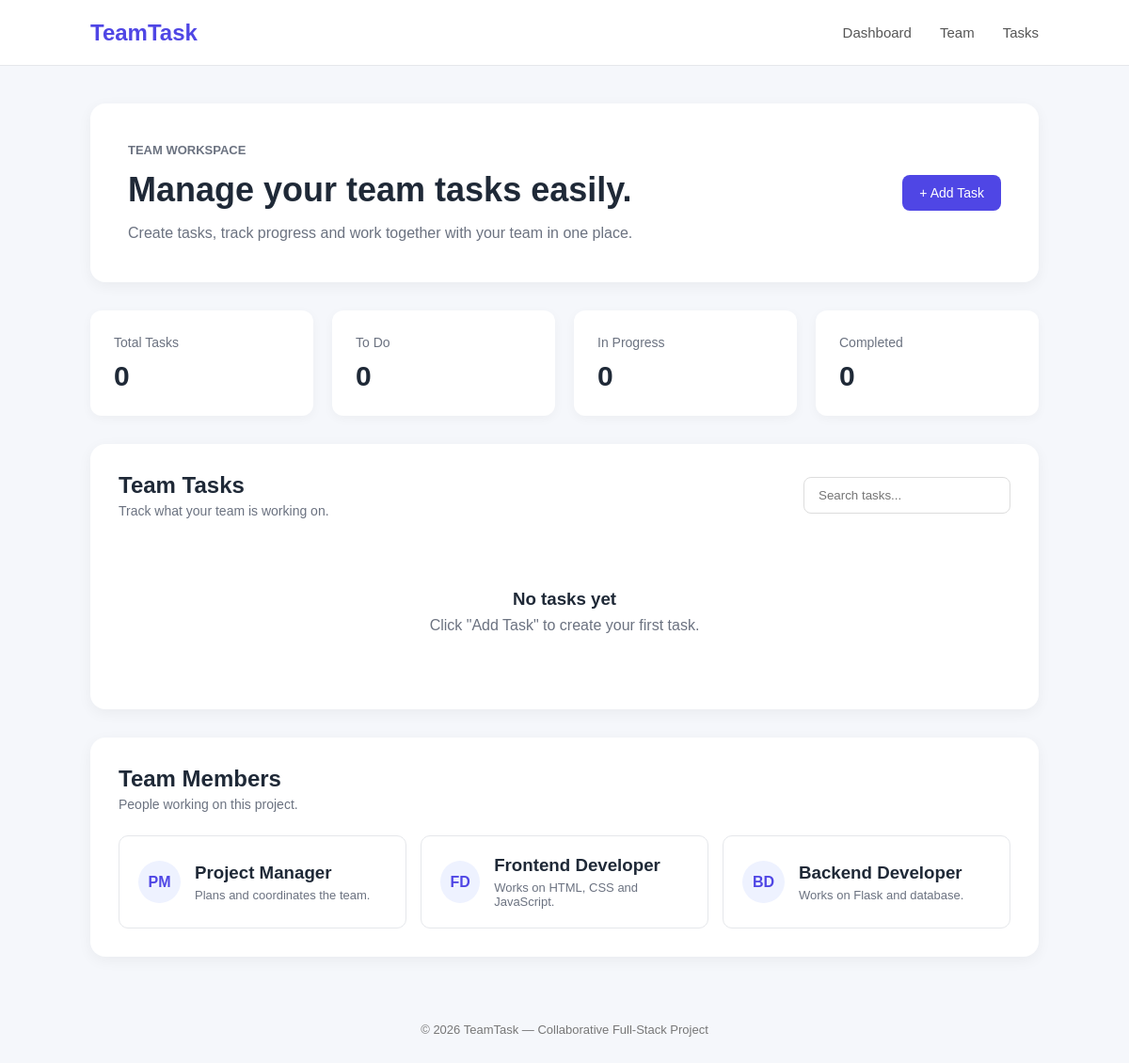
Before: / with the older database file.
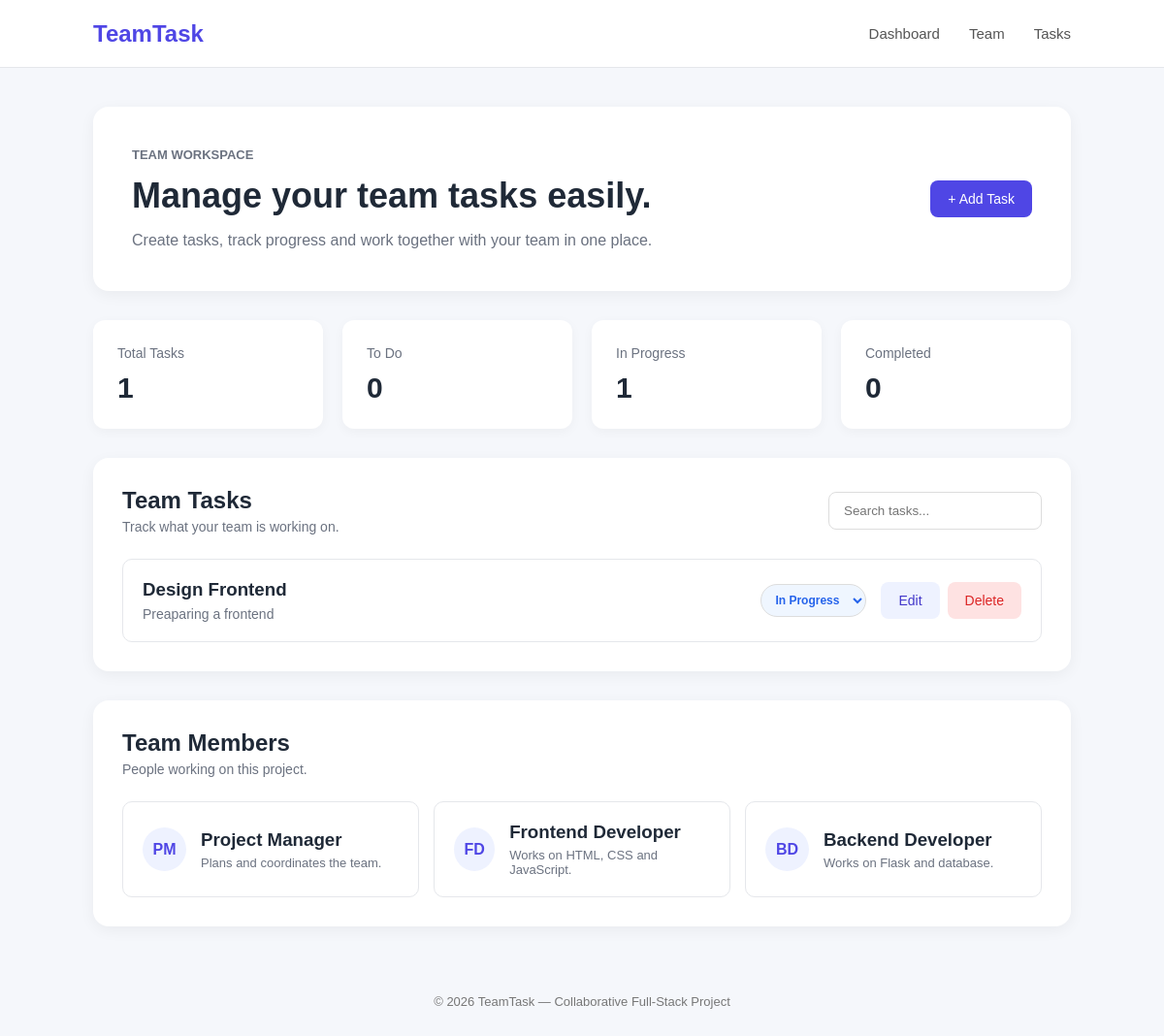
After: the same page with the newer database file.
### tables this page shows
CREATE TABLE tasks (
            id INTEGER PRIMARY KEY AUTOINCREMENT,
            name TEXT NOT NULL,
            description TEXT,
            status TEXT NOT NULL
        );

### app.py (the view)
@app.route("/")
def home():
    connection = get_db_connection()
    tasks = connection.execute(
        "SELECT * FROM tasks ORDER BY id DESC"
    ).fetchall()
    connection.close()
    return render_template("index.html", tasks=tasks)

### app.py (called while the page is built)
def get_db_connection():
    connection = sqlite3.connect(DATABASE)
    connection.row_factory = sqlite3.Row
    return connection

### templates/index.html (shortened to what this page needs)
<!DOCTYPE html>
<html lang="en">
<head>
    <link rel="stylesheet"
          href="{{ url_for('static', filename='css/style.css') }}">
</head>
<body>
<header>
    <div class="logo">
        TeamTask
    </div>
    <nav>
        <a href="/">Dashboard</a>
        <a href="#team">Team</a>
        <a href="#tasks">Tasks</a>
    </nav>
</header>
<main>
    <section class="welcome">
        <div>
            <p class="small-title">TEAM WORKSPACE</p>
            <h1>
                Manage your team tasks easily.
            </h1>
            <p>
                Create tasks, track progress and work together
                with your team in one place.
            </p>
        </div>
        <button onclick="openAddModal()">
            + Add Task
        </button>
    </section>
    <section class="stats">
        <div class="stat-card">
            <span>Total Tasks</span>
            <h2 id="totalTasks">
                {{ tasks|length }}
            </h2>
        </div>
        <div class="stat-card">
            <span>To Do</span>
            <h2 id="todoTasks">
                {{ tasks|selectattr("status", "equalto", "todo")|list|length }}
            </h2>
        </div>
        <div class="stat-card">
            <span>In Progress</span>
            <h2 id="progressTasks">
                {{ tasks|selectattr("status", "equalto", "progress")|list|length }}
            </h2>
        </div>
        <div class="stat-card">
            <span>Completed</span>
            <h2 id="completedTasks">
                {{ tasks|selectattr("status", "equalto", "completed")|list|length }}
            </h2>
        </div>
    </section>
    <section class="tasks-section" id="tasks">
        <div class="section-heading">
            <div>
                <h2>Team Tasks</h2>
                <p>
                    Track what your team is working on.
                </p>
            </div>
            <input
                type="text"
                id="searchTask"
                placeholder="Search tasks..."
                onkeyup="searchTasks()"
            >
        </div>
        <div class="task-list" id="taskList">
            {% if tasks %}
                {% for task in tasks %}
                <div class="task-card"
                     data-task-id="{{ task['id'] }}">
                    <div class="task-info">
                        <h3>
                            {{ task["name"] }}
                        </h3>
                        <p>
                            {{ task["description"] or "No description provided." }}
                        </p>
                    </div>
                    <select
                        class="status-select {{ task['status'] }}"
                        onchange="changeStatus({{ task['id'] }}, this.value)"
                    >
                        <option value="progress"
                            {% if task["status"] == "progress" %}selected{% endif %}>
                            In Progress
                        </option>
                    </select>
                    <div class="task-actions">
                        <button
                            class="edit-btn"
                            onclick="openEditModal(
                                {{ task['id'] }},
                                {{ task['name']|tojson }},
                                {{ (task['description'] or '')|tojson }},
                                {{ task['status']|tojson }}
                            )"
                        >
                            Edit
                        </button>
                        <button
                            class="delete-btn"
                            onclick="deleteTask({{ task['id'] }})"
                        >
                            Delete
                        </button>
                    </div>
                </div>
                {% endfor %}
            {% else %}
                <div class="empty-state">
                    <h3>No tasks yet</h3>
                    <p>
                        Click "Add Task" to create your first task.
                    </p>
                </div>
            {% endif %}
        </div>
    </section>
    <section class="tasks-section team-section" id="team">
        <div class="section-heading">
            <div>
                <h2>Team Members</h2>
                <p>
                    People working on this project.
                </p>
            </div>
        </div>
        <div class="team-grid">
            <div class="member-card">
                <div class="avatar">PM</div>
                <div>
                    <h3>Project Manager</h3>
                    <p>Plans and coordinates the team.</p>
                </div>
            </div>
            <div class="member-card">
                <div class="avatar">FD</div>
                <div>
                    <h3>Frontend Developer</h3>
                    <p>Works on HTML, CSS and JavaScript.</p>
                </div>
            </div>
            <div class="member-card">
                <div class="avatar">BD</div>
                <div>
                    <h3>Backend Developer</h3>
                    <p>Works on Flask and database.</p>
                </div>
            </div>
        </div>
    </section>
</main>
<footer>
    <p>
        © 2026 TeamTask — Collaborative Full-Stack Project
    </p>
</footer>
</body>
</html>

### static/css/style.css (style rules this page uses)
* { margin: 0; padding: 0; box-sizing: border-box; font-family: Arial, sans-serif; }
body { background: #f5f7fb; color: #1f2937; }
header { background: white; height: 70px; display: flex; align-items: center; justify-content: space-between; padding: 0 8%; border-bottom: 1px solid #e5e7eb; }
.logo { font-size: 24px; font-weight: bold; color: #4f46e5; }
nav { display: flex; gap: 30px; }
nav a { text-decoration: none; color: #555; font-size: 15px; }
main { width: 84%; max-width: 1200px; margin: 40px auto; }
.welcome { background: white; padding: 40px; border-radius: 16px; display: flex; justify-content: space-between; align-items: center; box-shadow: 0 4px 15px rgba(0, 0, 0, 0.05); }
.small-title { color: #4f46e5; font-size: 13px; font-weight: bold; margin-bottom: 10px; }
.welcome h1 { font-size: 36px; margin-bottom: 12px; }
.welcome p { color: #6b7280; line-height: 1.6; }
button { border: none; cursor: pointer; border-radius: 8px; padding: 11px 18px; font-size: 14px; }
.welcome button, #saveButton { background: #4f46e5; color: white; }
.stats { display: grid; grid-template-columns: repeat(4, 1fr); gap: 20px; margin: 30px 0; }
.stat-card { background: white; padding: 25px; border-radius: 12px; box-shadow: 0 3px 12px rgba(0, 0, 0, 0.04); }
.stat-card span { color: #6b7280; font-size: 14px; }
.stat-card h2 { margin-top: 10px; font-size: 30px; }
.tasks-section { background: white; padding: 30px; border-radius: 16px; box-shadow: 0 4px 15px rgba(0, 0, 0, 0.05); }
.section-heading { display: flex; justify-content: space-between; align-items: center; margin-bottom: 25px; }
.section-heading h2 { margin-bottom: 5px; }
.section-heading p { color: #6b7280; font-size: 14px; }
#searchTask { padding: 11px 15px; border: 1px solid #ddd; border-radius: 8px; width: 220px; }
.task-list { display: flex; flex-direction: column; gap: 15px; }
.task-card { border: 1px solid #e5e7eb; padding: 20px; border-radius: 10px; display: flex; align-items: center; gap: 15px; }
.task-info { flex: 1; }
.task-card h3 { margin-bottom: 6px; }
.task-card p { color: #6b7280; font-size: 14px; }
.status-select { padding: 8px 10px; border-radius: 20px; border: 1px solid #ddd; font-size: 12px; font-weight: bold; cursor: pointer; }
.status-select.progress { color: #2563eb; background: #eff6ff; }
.task-actions { display: flex; gap: 8px; }
.edit-btn { background: #eef2ff; color: #4338ca; }
.delete-btn { background: #fee2e2; color: #dc2626; }
.team-section { margin-top: 30px; }
.team-grid { display: grid; grid-template-columns: repeat(3, 1fr); gap: 15px; }
.member-card { border: 1px solid #e5e7eb; padding: 20px; border-radius: 10px; display: flex; align-items: center; gap: 15px; }
.member-card p { color: #6b7280; font-size: 13px; margin-top: 5px; }
.avatar { width: 45px; height: 45px; border-radius: 50%; background: #eef2ff; color: #4f46e5; display: flex; align-items: center; justify-content: center; font-weight: bold; }
footer { text-align: center; padding: 30px; color: #777; font-size: 13px; }

Changed rows visible on the page:
added tasks: name "Design Frontend", description "Preaparing a frontend", status+id "In Progress"
Other visible differences:
{{ tasks|length }}: "0" → "1"
{{ tasks|selectattr("status", "equalto", "progress")|list|length }}: "0" → "1"
text no longer shown: "No tasks yet Click \"Add Task\" to create your first task."
